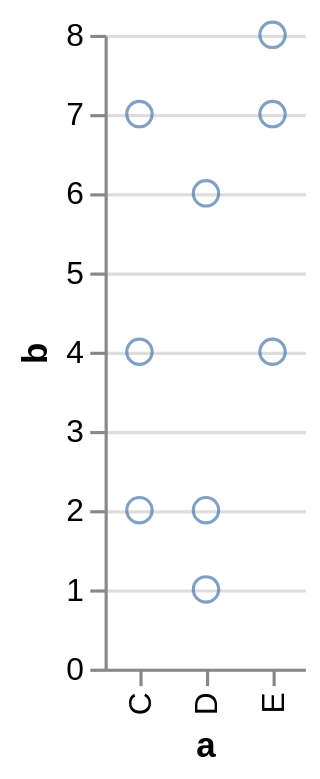

Describe this chart as a Vega-Lite specification.
### Vega specification from a JSON file in a GitHub repository (floating-point values rounded to 4 significant figures)
{"$schema": "https://vega.github.io/schema/vega/v3.0.json", "autosize": "pad", "padding": 5, "encode": {"update": {"fill": {"value": "transparent"}}}, "data": [{"name": "source_0", "values": [{"a": "C", "b": 2}, {"a": "C", "b": 7}, {"a": "C", "b": 4}, {"a": "D", "b": 1}, {"a": "D", "b": 2}, {"a": "D", "b": 6}, {"a": "E", "b": 8}, {"a": "E", "b": 4}, {"a": "E", "b": 7}]}, {"name": "data_0", "source": "source_0", "transform": [{"type": "formula", "expr": "toNumber(datum[\"b\"])", "as": "b"}, {"type": "filter", "expr": "datum[\"b\"] !== null && !isNaN(datum[\"b\"])"}]}], "signals": [{"name": "x_step", "value": 21}, {"name": "width", "update": "bandspace(domain('x').length, 1, 0.5) * x_step"}, {"name": "height", "update": "200"}], "marks": [{"name": "marks", "type": "symbol", "role": "point", "from": {"data": "data_0"}, "encode": {"update": {"x": {"scale": "x", "field": "a"}, "y": {"scale": "y", "field": "b"}, "stroke": {"value": "#4c78a8"}, "fill": {"value": "transparent"}, "opacity": {"value": 0.7}}}}], "scales": [{"name": "x", "type": "point", "domain": {"data": "data_0", "field": "a", "sort": true}, "range": {"step": {"signal": "x_step"}}, "round": true, "padding": 0.5}, {"name": "y", "type": "linear", "domain": {"data": "data_0", "field": "b"}, "range": [{"signal": "height"}, 0], "round": true, "nice": true, "zero": true}], "axes": [{"scale": "x", "orient": "bottom", "tickCount": 5, "title": "a", "zindex": 1, "encode": {"labels": {"update": {"angle": {"value": 270}, "align": {"value": "right"}, "baseline": {"value": "middle"}}}}}, {"scale": "y", "orient": "left", "title": "b", "zindex": 1}, {"scale": "y", "domain": false, "grid": true, "labels": false, "orient": "left", "ticks": false, "zindex": 0, "gridScale": "x"}]}
